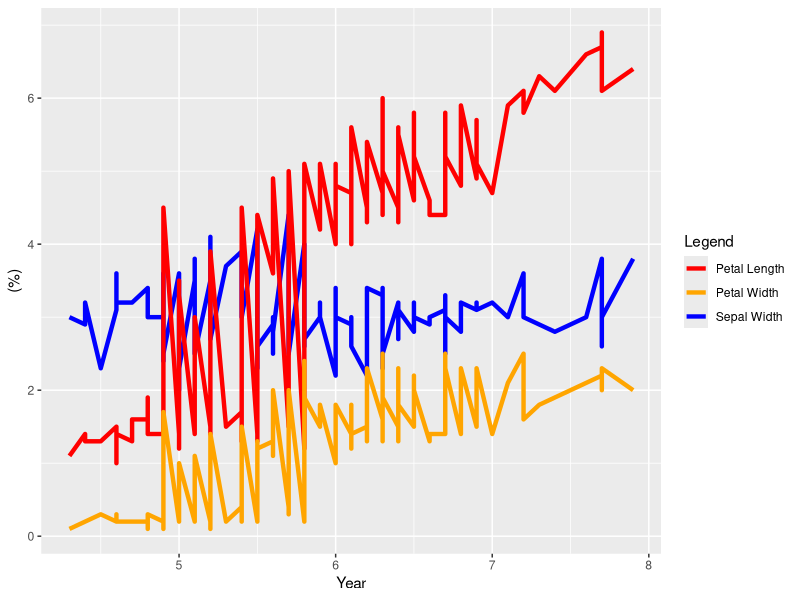

The R source for this figure: (Note: this script raises an error after producing the figure.)
library(ggplot2)
colors <- c("Sepal Width" = "blue", "Petal Length" = "red", "Petal Width" = "orange")

ggplot(iris, aes(x = Sepal.Length)) +
  geom_line(aes(y = Sepal.Width, color = "Sepal Width"), size = 1.5) +
  geom_line(aes(y = Petal.Length, color = "Petal Length"), size = 1.5) +
  geom_line(aes(y = Petal.Width, color = "Petal Width"), size = 1.5) +
  labs(x = "Year",
       y = "(%)",
       color = "Legend") +
  scale_color_manual(values = colors)

colors <- c("Unexpected Inflation" = "gray",
            "Expected Inflation"   = "blue",
            "Actual Inflation"     = "red"
)

chart_3 <- df_1 %>%
  ggplot(aes(x=date)) +
  geom_col(aes(y = `Unexpected Inflation`, color = "gray"), alpha = 0.5) +
  geom_line(aes(y = `Expected Inflation`, color = "Expected Inflation")) +
  geom_line(aes(y = `Actual Inflation`, color = "Actual Inflation")) +
  labs(x = "Year",
       y = "Percent (%)",
       color = "Legend") +
  scale_color_manual(values = colors)
chart_3


library(ggplot2)
library(ggrepel)
library(dplyr)

temp.dat %>%
  mutate(label = if_else(Year == max(Year), as.character(State), NA_character_)) %>%
  ggplot(aes(x = Year, y = Capex, group = State, colour = State)) +
  geom_line() +
  geom_label_repel(aes(label = label),
                   nudge_x = 1,
                   na.rm = TRUE)


chart_4 <- df_1 %>%
  pivot_longer(-date) %>%
  mutate(label = if_else(date == max(date), as.character(name), NA_character_)) %>%
  ggplot(aes(x=date)) +
  geom_col(. %>% filter(name == "Unexpected Inflation"), aes(y = value, color = name)) +
  geom_line(aes(y = `Expected Inflation`, color = "Expected Inflation")) +
  geom_line(aes(y = `Actual Inflation`, color = "Actual Inflation")) +
  labs(x = "Year",
       y = "Percent (%)",
       color = "Legend") +
  scale_color_manual(values = colors)
chart_4

chart_5 <- df_1 %>%
  pivot_longer(-date) %>%
  mutate(label = if_else(date == max(date), as.character(name), NA_character_)) %>%
  ggplot(aes(x= date, y = value, color = name)) +
  geom_line() +
  geom_label_repel(aes(label = label),
                   nudge_x = 1,
                   na.rm = TRUE)
chart_5

p = ggplot(temp.dat) +
  geom_line(aes(x = Year, y = Capex, group = State, colour = State)) +
  geom_text(data = subset(temp.dat, Year == "2014"),
            aes(label = State, colour = State, x = Inf, y = Capex), hjust = -.1) +
  scale_colour_discrete(guide = 'none')  +
  theme(plot.margin = unit(c(1,3,1,1), "lines"))











